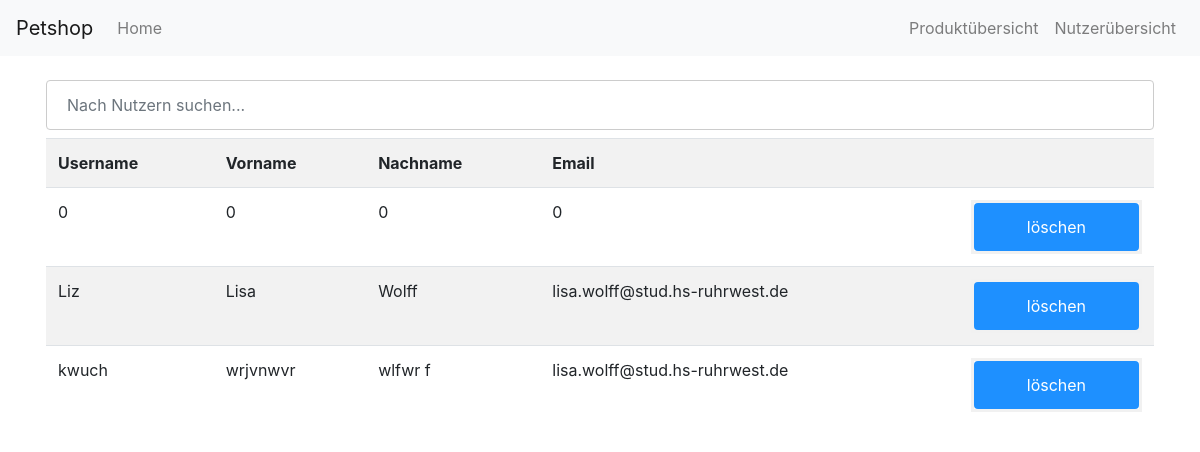
Before: /adminNutzerliste.php with the older database file.
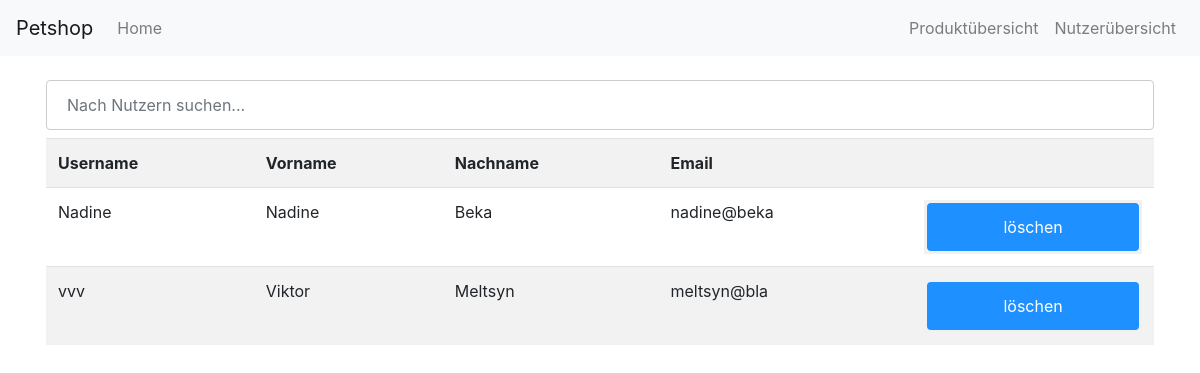
After: the same page with the newer database file.
### tables this page shows
CREATE TABLE `user` (
  `Vorname` text NOT NULL,
  `Nachname` text NOT NULL,
  `Email` text NOT NULL,
  `Username` text NOT NULL,
  `Passwort` text NOT NULL
);

### adminNutzerliste.php (the view, shortened to what this page needs)
<?php
include "inc/head.php";
include "inc/nav-2.php";
include 'inc/config.php';
$query = 'SELECT * FROM user';
$result = mysqli_query($con, $query);
?>
    <div class="container">
        <input type="text" name="search" id="search" class="form-control" placeholder="Nach Nutzern suchen..."/>
        <div class="row">
            <div class="col-12">
                <table class="table table-striped" id="overview">
                    <tr>
                        <th scope="col">Username</th>
                        <th scope="col">Vorname</th>
                        <th scope="col">Nachname</th>
                        <th scope="col">Email</th>
                        <th scope="col"></th>
                    </tr>
                    <?php
                    while ($row = mysqli_fetch_assoc($result)) {
                        $username = $row['Username'];
                        $vorname = $row['Vorname'];
                        $nachname = $row['Nachname'];
                        $email = $row['Email'];
                        ?>
                        <tr>
                            <td><?php echo $username ?></td>
                            <td><?php echo $vorname ?></td>
                            <td><?php echo $nachname ?></td>
                            <td><?php echo $email ?></td>
                            <td><form method="post" action="php/removeUser.php?Username=<?php echo $username ?>">
                                    <button class="btn btn-outline-success my-2 my-sm-0" type="submit" name="NutzerLoeschen">löschen</button>
                                </form></td>
                        </tr>
                    <?php } ?>
                </table>
            </div>
        </div>
    </div>
<?php include 'inc/bottom.php'?>

Changed rows visible on the page:
removed user: Username "0", Vorname "0", Nachname "0", Email "0"
removed user: Username "Liz", Vorname "Lisa", Nachname "Wolff", Email "lisa.wolff@stud.hs-ruhrwest.de"
removed user: Username "kwuch", Vorname "wrjvnwvr", Nachname "wlfwr f", Email "lisa.wolff@stud.hs-ruhrwest.de"
added user: Username "Nadine", Vorname "Nadine", Nachname "Beka", Email "nadine@beka"
added user: Username "vvv", Vorname "Viktor", Nachname "Meltsyn", Email "meltsyn@bla"
